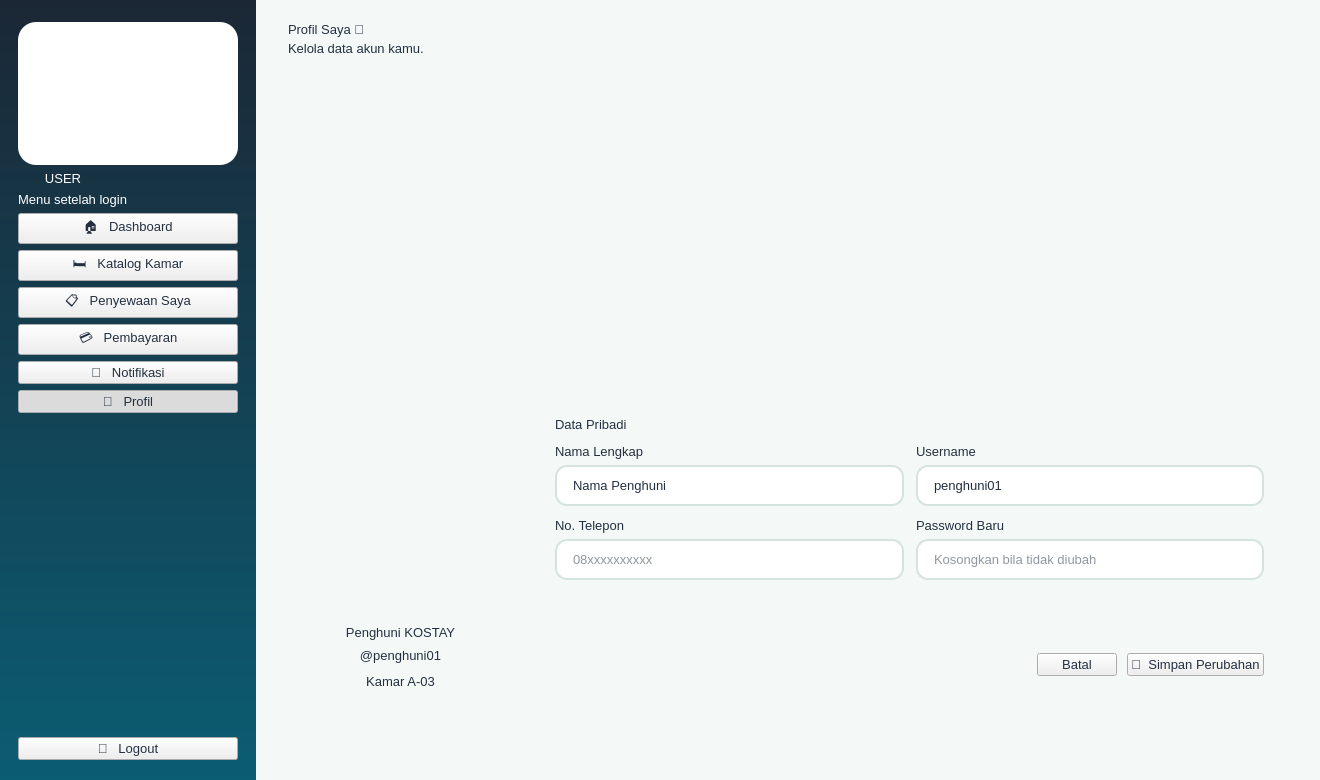
<?xml version="1.0" encoding="UTF-8"?>
<ui version="4.0">
 <class>Win_user_profil</class>
 <widget class="QMainWindow" name="Win_user_profil"><property name="geometry"><rect><x>0</x><y>0</y><width>1320</width><height>780</height></rect></property><property name="minimumSize"><size><width>1180</width><height>700</height></size></property><property name="windowTitle"><string>KOSTAY - Profil</string></property><property name="styleSheet"><string notr="true">
* { font-family: 'Segoe UI', 'Inter', sans-serif; font-size: 10pt; color: #243040; }
QMainWindow, QWidget#centralwidget { background: #F4F8F7; }
QLabel { background: transparent; }
QCheckBox { background: transparent; spacing: 8px; }
QScrollArea { background: transparent; border: none; }

QFrame#loginShell { background: #FFFFFF; border-radius: 28px; }
QFrame#brandPanel { background: qlineargradient(x1:0,y1:0,x2:1,y2:1, stop:0 #E9F8F2, stop:1 #CDEFF2); border-top-left-radius: 28px; border-bottom-left-radius: 28px; }
QWidget#centralwidgetLogin { background: qlineargradient(x1:0,y1:0,x2:1,y2:1, stop:0 #1B2735, stop:0.55 #0B5D73, stop:1 #12A87B); }

QFrame#sidebarUser, QFrame#sidebarAdmin { background: qlineargradient(x1:0,y1:0,x2:0,y2:1, stop:0 #1B2735, stop:1 #0B5D73); }
QFrame#sidebarUser QLabel, QFrame#sidebarAdmin QLabel { color: #FFFFFF; }
QFrame#logoCard { background: #FFFFFF; border-radius: 18px; }
QLabel[role="roleBadge"] { background: #F7A823; color: #1B2735; border-radius: 10px; padding: 4px 12px; font-weight: 800; letter-spacing: 2px; }
QFrame#sidebarUser QLabel[role="roleBadge"], QFrame#sidebarAdmin QLabel[role="roleBadge"] { color: #1B2735; }
QLabel[role="menuHint"] { color: #9FC3CB; font-size: 9pt; }
QPushButton[nav="true"] { color: #CFE3E6; text-align: left; padding: 13px 18px; border: none; border-radius: 12px; font-weight: 600; background: transparent; }
QPushButton[nav="true"]:hover { background: rgba(255,255,255,0.10); color: #FFFFFF; }
QPushButton[nav="true"]:checked { background: qlineargradient(x1:0,y1:0,x2:1,y2:0, stop:0 #12A87B, stop:1 #2DBE7E); color: #FFFFFF; }
QPushButton[nav="logout"] { color: #FFD9A0; text-align: left; padding: 12px 18px; border: 1px solid rgba(247,168,35,0.7); border-radius: 12px; font-weight: 700; background: transparent; }
QPushButton[nav="logout"]:hover { background: #F7A823; color: #1B2735; }

QFrame[card="white"] { background: #FFFFFF; border: 1px solid #E1ECE9; border-radius: 18px; }
QFrame[card="mint"] { background: qlineargradient(x1:0,y1:0,x2:1,y2:1, stop:0 #E3F7EF, stop:1 #D2EEF3); border: none; border-radius: 18px; }
QFrame[card="green"] { background: qlineargradient(x1:0,y1:0,x2:1,y2:1, stop:0 #12A87B, stop:1 #2DBE7E); border-radius: 18px; }
QFrame[card="navy"] { background: qlineargradient(x1:0,y1:0,x2:1,y2:1, stop:0 #1B2735, stop:1 #0B5D73); border-radius: 18px; }
QFrame[card="orange"] { background: qlineargradient(x1:0,y1:0,x2:1,y2:1, stop:0 #F7A823, stop:1 #FFC857); border-radius: 18px; }
QFrame[card="teal"] { background: qlineargradient(x1:0,y1:0,x2:1,y2:1, stop:0 #0B5D73, stop:1 #12A87B); border-radius: 18px; }
QFrame[card="green"] QLabel, QFrame[card="navy"] QLabel, QFrame[card="teal"] QLabel { color: #FFFFFF; }
QFrame[card="orange"] QLabel { color: #1B2735; }

QLabel[role="title"] { font-size: 22pt; font-weight: 800; color: #1B2735; }
QLabel[role="subtitle"] { font-size: 10.5pt; color: #6B7B8C; }
QLabel[role="section"] { font-size: 13pt; font-weight: 700; color: #1B2735; }
QLabel[role="statlabel"] { font-size: 10pt; font-weight: 600; }
QLabel[role="statvalue"] { font-size: 22pt; font-weight: 800; }
QLabel[role="statsub"] { font-size: 9pt; }
QLabel[role="price"] { font-size: 14pt; font-weight: 800; color: #12A87B; }
QLabel[role="roomname"] { font-size: 12pt; font-weight: 700; color: #1B2735; }
QLabel[role="muted"] { color: #6B7B8C; }
QLabel[role="fieldlabel"] { font-weight: 600; color: #1B2735; }
QLabel[role="emoji"] { font-size: 40pt; }
QLabel[role="chip_mint"] { background: #DFF5EC; color: #0B6B55; border-radius: 12px; padding: 6px 12px; font-weight: 600; }
QLabel[role="chip_green"] { background: #12A87B; color: #FFFFFF; border-radius: 12px; padding: 5px 12px; font-weight: 700; }
QLabel[role="chip_orange"] { background: #FFF0D2; color: #A8680A; border-radius: 12px; padding: 5px 12px; font-weight: 700; }
QLabel[role="chip_navy"] { background: #E4EAF0; color: #1B2735; border-radius: 12px; padding: 5px 12px; font-weight: 700; }
QFrame[card="roomimg"] { background: qlineargradient(x1:0,y1:0,x2:1,y2:1, stop:0 #D9F3EA, stop:1 #BFE6EE); border-radius: 14px; border: none; }
QFrame[card="roomimg"] QLabel { color: #0B5D73; }

QPushButton[variant="primary"] { background: qlineargradient(x1:0,y1:0,x2:1,y2:0, stop:0 #0B5D73, stop:1 #12A87B); color: #FFFFFF; border: none; border-radius: 12px; padding: 11px 22px; font-weight: 700; }
QPushButton[variant="primary"]:hover { background: qlineargradient(x1:0,y1:0,x2:1,y2:0, stop:0 #0E7390, stop:1 #1FC490); }
QPushButton[variant="accent"] { background: #F7A823; color: #1B2735; border: none; border-radius: 12px; padding: 11px 22px; font-weight: 700; }
QPushButton[variant="accent"]:hover { background: #FFB93F; }
QPushButton[variant="danger"] { background: #FDECEC; color: #D64545; border: 1px solid #F5BCBC; border-radius: 12px; padding: 11px 22px; font-weight: 700; }
QPushButton[variant="danger"]:hover { background: #D64545; color: #FFFFFF; }
QPushButton[variant="ghost"] { background: transparent; color: #0B5D73; border: 1.5px solid #0B5D73; border-radius: 12px; padding: 10px 22px; font-weight: 700; }
QPushButton[variant="ghost"]:hover { background: #0B5D73; color: #FFFFFF; }
QPushButton[variant="link"] { background: transparent; color: #12A87B; border: none; font-weight: 700; }
QPushButton[variant="link"]:hover { color: #0B5D73; text-decoration: underline; }

QLineEdit, QComboBox, QSpinBox, QDateEdit, QTextEdit { background: #FFFFFF; border: 1.5px solid #D5E3E0; border-radius: 12px; padding: 10px 14px; selection-background-color: #12A87B; }
QLineEdit:focus, QComboBox:focus, QSpinBox:focus, QDateEdit:focus, QTextEdit:focus { border: 1.5px solid #12A87B; }
QComboBox::drop-down, QDateEdit::drop-down { border: none; width: 28px; }
QCheckBox::indicator { width: 18px; height: 18px; border-radius: 5px; border: 1.5px solid #12A87B; background: #FFFFFF; }
QCheckBox::indicator:checked { background: #12A87B; }

QTableWidget { background: #FFFFFF; border: 1px solid #E1ECE9; border-radius: 14px; gridline-color: transparent; alternate-background-color: #F4FAF8; selection-background-color: #D9F3EA; selection-color: #1B2735; }
QTableWidget::item { padding: 10px; border: none; }
QHeaderView::section { background: #1B2735; color: #FFFFFF; padding: 12px 10px; border: none; font-weight: 700; }
QListWidget { background: #FFFFFF; border: 1px solid #E1ECE9; border-radius: 14px; padding: 8px; }
QListWidget::item { padding: 14px; border-bottom: 1px solid #EEF3F2; border-radius: 10px; }
QListWidget::item:selected { background: #D9F3EA; color: #1B2735; }
QProgressBar { background: rgba(255,255,255,0.25); border: none; border-radius: 6px; }
QProgressBar::chunk { background: #F7A823; border-radius: 6px; }
QFrame[card="white"] QProgressBar { background: #E1ECE9; }
QFrame[card="white"] QProgressBar::chunk { background: #12A87B; }
QScrollBar:vertical { background: transparent; width: 10px; }
QScrollBar::handle:vertical { background: #BFD6D1; border-radius: 5px; min-height: 30px; }
QScrollBar::add-line:vertical, QScrollBar::sub-line:vertical { height: 0; }
</string></property>
<widget class="QWidget" name="centralwidget"><layout class="QHBoxLayout" name="lay370" stretch="0,1"><property name="spacing"><number>0</number></property><property name="leftMargin"><number>0</number></property><property name="topMargin"><number>0</number></property><property name="rightMargin"><number>0</number></property><property name="bottomMargin"><number>0</number></property><item>
<widget class="QFrame" name="sidebarUser"><property name="minimumSize"><size><width>256</width><height>0</height></size></property><property name="maximumSize"><size><width>256</width><height>16777215</height></size></property><layout class="QVBoxLayout" name="lay368"><property name="spacing"><number>6</number></property><property name="leftMargin"><number>18</number></property><property name="topMargin"><number>22</number></property><property name="rightMargin"><number>18</number></property><property name="bottomMargin"><number>20</number></property><item>
<widget class="QFrame" name="logoCard"><layout class="QVBoxLayout" name="lay364"><property name="spacing"><number>0</number></property><property name="leftMargin"><number>10</number></property><property name="topMargin"><number>10</number></property><property name="rightMargin"><number>10</number></property><property name="bottomMargin"><number>10</number></property><item>
<widget class="QLabel" name="label363"><property name="pixmap"><pixmap>images/logo.png</pixmap></property><property name="scaledContents"><bool>true</bool></property><property name="minimumSize"><size><width>176</width><height>123</height></size></property><property name="maximumSize"><size><width>176</width><height>123</height></size></property><property name="text"><string></string></property></widget>
</item>
</layout></widget>
</item>
<item>
<widget class="QLabel" name="label365"><property name="text"><string>USER</string></property><property name="role" stdset="0"><string>roleBadge</string></property><property name="alignment"><set>Qt::AlignCenter</set></property><property name="maximumSize"><size><width>90</width><height>16777215</height></size></property></widget>
</item>
<item>
<widget class="QLabel" name="label366"><property name="text"><string>Menu setelah login</string></property><property name="role" stdset="0"><string>menuHint</string></property></widget>
</item>
<item>
<widget class="QPushButton" name="btnUserDashboard"><property name="text"><string>🏠   Dashboard</string></property><property name="cursor"><cursorShape>PointingHandCursor</cursorShape></property><property name="nav" stdset="0"><string>true</string></property><property name="checkable"><bool>true</bool></property><property name="autoExclusive"><bool>true</bool></property></widget>
</item>
<item>
<widget class="QPushButton" name="btnUserKatalog"><property name="text"><string>🛏️   Katalog Kamar</string></property><property name="cursor"><cursorShape>PointingHandCursor</cursorShape></property><property name="nav" stdset="0"><string>true</string></property><property name="checkable"><bool>true</bool></property><property name="autoExclusive"><bool>true</bool></property></widget>
</item>
<item>
<widget class="QPushButton" name="btnUserPenyewaan"><property name="text"><string>📋   Penyewaan Saya</string></property><property name="cursor"><cursorShape>PointingHandCursor</cursorShape></property><property name="nav" stdset="0"><string>true</string></property><property name="checkable"><bool>true</bool></property><property name="autoExclusive"><bool>true</bool></property></widget>
</item>
<item>
<widget class="QPushButton" name="btnUserPembayaran"><property name="text"><string>💳   Pembayaran</string></property><property name="cursor"><cursorShape>PointingHandCursor</cursorShape></property><property name="nav" stdset="0"><string>true</string></property><property name="checkable"><bool>true</bool></property><property name="autoExclusive"><bool>true</bool></property></widget>
</item>
<item>
<widget class="QPushButton" name="btnUserNotifikasi"><property name="text"><string>🔔   Notifikasi</string></property><property name="cursor"><cursorShape>PointingHandCursor</cursorShape></property><property name="nav" stdset="0"><string>true</string></property><property name="checkable"><bool>true</bool></property><property name="autoExclusive"><bool>true</bool></property></widget>
</item>
<item>
<widget class="QPushButton" name="btnUserProfil"><property name="text"><string>👤   Profil</string></property><property name="cursor"><cursorShape>PointingHandCursor</cursorShape></property><property name="nav" stdset="0"><string>true</string></property><property name="checkable"><bool>true</bool></property><property name="autoExclusive"><bool>true</bool></property><property name="checked"><bool>true</bool></property></widget>
</item>
<item><spacer name="sp367"><property name="orientation"><enum>Qt::Vertical</enum></property><property name="sizeHint" stdset="0"><size><width>20</width><height>40</height></size></property></spacer></item>
<item>
<widget class="QPushButton" name="btnUserLogout"><property name="text"><string>🚪   Logout</string></property><property name="cursor"><cursorShape>PointingHandCursor</cursorShape></property><property name="nav" stdset="0"><string>logout</string></property></widget>
</item>
</layout></widget>
</item>
<item>
<widget class="QWidget" name="content369"><layout class="QVBoxLayout" name="lay362"><property name="spacing"><number>16</number></property><property name="leftMargin"><number>32</number></property><property name="topMargin"><number>22</number></property><property name="rightMargin"><number>32</number></property><property name="bottomMargin"><number>24</number></property><item><layout class="QHBoxLayout" name="lay361"><property name="spacing"><number>12</number></property><property name="leftMargin"><number>0</number></property><property name="topMargin"><number>0</number></property><property name="rightMargin"><number>0</number></property><property name="bottomMargin"><number>0</number></property><item><layout class="QVBoxLayout" name="lay358"><property name="spacing"><number>4</number></property><property name="leftMargin"><number>0</number></property><property name="topMargin"><number>0</number></property><property name="rightMargin"><number>0</number></property><property name="bottomMargin"><number>0</number></property><item>
<widget class="QLabel" name="label355"><property name="text"><string>Profil Saya 👤</string></property><property name="role" stdset="0"><string>title</string></property></widget>
</item>
<item>
<widget class="QLabel" name="label356"><property name="text"><string>Kelola data akun kamu.</string></property><property name="role" stdset="0"><string>subtitle</string></property></widget>
</item>
<item><spacer name="sp357"><property name="orientation"><enum>Qt::Vertical</enum></property><property name="sizeHint" stdset="0"><size><width>20</width><height>4</height></size></property></spacer></item>
</layout></item>
<item><spacer name="sp359"><property name="orientation"><enum>Qt::Horizontal</enum></property><property name="sizeHint" stdset="0"><size><width>20</width><height>20</height></size></property></spacer></item>
<item>
<widget class="QLabel" name="label360"><property name="pixmap"><pixmap>images/mascot_6.png</pixmap></property><property name="scaledContents"><bool>true</bool></property><property name="minimumSize"><size><width>54</width><height>90</height></size></property><property name="maximumSize"><size><width>54</width><height>90</height></size></property><property name="text"><string></string></property></widget>
</item>
</layout></item>
<item><layout class="QHBoxLayout" name="lay354" stretch="0,1"><property name="spacing"><number>18</number></property><property name="leftMargin"><number>0</number></property><property name="topMargin"><number>0</number></property><property name="rightMargin"><number>0</number></property><property name="bottomMargin"><number>0</number></property><item>
<widget class="QFrame" name="cardAvatar"><property name="card" stdset="0"><string>mint</string></property><property name="maximumSize"><size><width>320</width><height>16777215</height></size></property><layout class="QVBoxLayout" name="lay337"><property name="spacing"><number>8</number></property><property name="leftMargin"><number>24</number></property><property name="topMargin"><number>20</number></property><property name="rightMargin"><number>24</number></property><property name="bottomMargin"><number>20</number></property><item><layout class="QHBoxLayout" name="lay329"><property name="spacing"><number>10</number></property><property name="leftMargin"><number>0</number></property><property name="topMargin"><number>0</number></property><property name="rightMargin"><number>0</number></property><property name="bottomMargin"><number>0</number></property><item><spacer name="sp326"><property name="orientation"><enum>Qt::Horizontal</enum></property><property name="sizeHint" stdset="0"><size><width>20</width><height>20</height></size></property></spacer></item>
<item>
<widget class="QLabel" name="label327"><property name="pixmap"><pixmap>images/mascot_5.png</pixmap></property><property name="scaledContents"><bool>true</bool></property><property name="minimumSize"><size><width>137</width><height>200</height></size></property><property name="maximumSize"><size><width>137</width><height>200</height></size></property><property name="text"><string></string></property></widget>
</item>
<item><spacer name="sp328"><property name="orientation"><enum>Qt::Horizontal</enum></property><property name="sizeHint" stdset="0"><size><width>20</width><height>20</height></size></property></spacer></item>
</layout></item>
<item>
<widget class="QLabel" name="label330"><property name="text"><string>Penghuni KOSTAY</string></property><property name="role" stdset="0"><string>roomname</string></property><property name="alignment"><set>Qt::AlignCenter</set></property></widget>
</item>
<item>
<widget class="QLabel" name="label331"><property name="text"><string>@penghuni01</string></property><property name="role" stdset="0"><string>muted</string></property><property name="alignment"><set>Qt::AlignCenter</set></property></widget>
</item>
<item><layout class="QHBoxLayout" name="lay335"><property name="spacing"><number>10</number></property><property name="leftMargin"><number>0</number></property><property name="topMargin"><number>0</number></property><property name="rightMargin"><number>0</number></property><property name="bottomMargin"><number>0</number></property><item><spacer name="sp332"><property name="orientation"><enum>Qt::Horizontal</enum></property><property name="sizeHint" stdset="0"><size><width>20</width><height>20</height></size></property></spacer></item>
<item>
<widget class="QLabel" name="label333"><property name="text"><string>Kamar A-03</string></property><property name="role" stdset="0"><string>chip_green</string></property><property name="alignment"><set>Qt::AlignCenter</set></property></widget>
</item>
<item><spacer name="sp334"><property name="orientation"><enum>Qt::Horizontal</enum></property><property name="sizeHint" stdset="0"><size><width>20</width><height>20</height></size></property></spacer></item>
</layout></item>
<item><spacer name="sp336"><property name="orientation"><enum>Qt::Vertical</enum></property><property name="sizeHint" stdset="0"><size><width>20</width><height>10</height></size></property></spacer></item>
</layout></widget>
</item>
<item>
<widget class="QFrame" name="cardProfil"><property name="card" stdset="0"><string>white</string></property><layout class="QVBoxLayout" name="lay353"><property name="spacing"><number>12</number></property><property name="leftMargin"><number>24</number></property><property name="topMargin"><number>20</number></property><property name="rightMargin"><number>24</number></property><property name="bottomMargin"><number>20</number></property><item>
<widget class="QLabel" name="label338"><property name="text"><string>Data Pribadi</string></property><property name="role" stdset="0"><string>section</string></property></widget>
</item>
<item><layout class="QHBoxLayout" name="lay343"><property name="spacing"><number>12</number></property><property name="leftMargin"><number>0</number></property><property name="topMargin"><number>0</number></property><property name="rightMargin"><number>0</number></property><property name="bottomMargin"><number>0</number></property><item><layout class="QVBoxLayout" name="lay340"><property name="spacing"><number>6</number></property><property name="leftMargin"><number>0</number></property><property name="topMargin"><number>0</number></property><property name="rightMargin"><number>0</number></property><property name="bottomMargin"><number>0</number></property><item>
<widget class="QLabel" name="label339"><property name="text"><string>Nama Lengkap</string></property><property name="role" stdset="0"><string>fieldlabel</string></property></widget>
</item>
<item>
<widget class="QLineEdit" name="txtProfNama"><property name="text"><string>Nama Penghuni</string></property></widget>
</item>
</layout></item>
<item><layout class="QVBoxLayout" name="lay342"><property name="spacing"><number>6</number></property><property name="leftMargin"><number>0</number></property><property name="topMargin"><number>0</number></property><property name="rightMargin"><number>0</number></property><property name="bottomMargin"><number>0</number></property><item>
<widget class="QLabel" name="label341"><property name="text"><string>Username</string></property><property name="role" stdset="0"><string>fieldlabel</string></property></widget>
</item>
<item>
<widget class="QLineEdit" name="txtProfUser"><property name="text"><string>penghuni01</string></property></widget>
</item>
</layout></item>
</layout></item>
<item><layout class="QHBoxLayout" name="lay348"><property name="spacing"><number>12</number></property><property name="leftMargin"><number>0</number></property><property name="topMargin"><number>0</number></property><property name="rightMargin"><number>0</number></property><property name="bottomMargin"><number>0</number></property><item><layout class="QVBoxLayout" name="lay345"><property name="spacing"><number>6</number></property><property name="leftMargin"><number>0</number></property><property name="topMargin"><number>0</number></property><property name="rightMargin"><number>0</number></property><property name="bottomMargin"><number>0</number></property><item>
<widget class="QLabel" name="label344"><property name="text"><string>No. Telepon</string></property><property name="role" stdset="0"><string>fieldlabel</string></property></widget>
</item>
<item>
<widget class="QLineEdit" name="txtProfHp"><property name="placeholderText"><string>08xxxxxxxxxx</string></property></widget>
</item>
</layout></item>
<item><layout class="QVBoxLayout" name="lay347"><property name="spacing"><number>6</number></property><property name="leftMargin"><number>0</number></property><property name="topMargin"><number>0</number></property><property name="rightMargin"><number>0</number></property><property name="bottomMargin"><number>0</number></property><item>
<widget class="QLabel" name="label346"><property name="text"><string>Password Baru</string></property><property name="role" stdset="0"><string>fieldlabel</string></property></widget>
</item>
<item>
<widget class="QLineEdit" name="txtProfPass"><property name="placeholderText"><string>Kosongkan bila tidak diubah</string></property><property name="echoMode"><enum>QLineEdit::Password</enum></property></widget>
</item>
</layout></item>
</layout></item>
<item><spacer name="sp349"><property name="orientation"><enum>Qt::Vertical</enum></property><property name="sizeHint" stdset="0"><size><width>20</width><height>10</height></size></property></spacer></item>
<item><layout class="QHBoxLayout" name="lay351"><property name="spacing"><number>10</number></property><property name="leftMargin"><number>0</number></property><property name="topMargin"><number>0</number></property><property name="rightMargin"><number>0</number></property><property name="bottomMargin"><number>0</number></property><item><spacer name="sp350"><property name="orientation"><enum>Qt::Horizontal</enum></property><property name="sizeHint" stdset="0"><size><width>20</width><height>20</height></size></property></spacer></item>
<item>
<widget class="QPushButton" name="btnProfBatal"><property name="text"><string>Batal</string></property><property name="cursor"><cursorShape>PointingHandCursor</cursorShape></property><property name="variant" stdset="0"><string>ghost</string></property></widget>
</item>
<item>
<widget class="QPushButton" name="btnProfSimpan"><property name="text"><string>💾  Simpan Perubahan</string></property><property name="cursor"><cursorShape>PointingHandCursor</cursorShape></property><property name="variant" stdset="0"><string>primary</string></property></widget>
</item>
</layout></item>
<item><spacer name="sp352"><property name="orientation"><enum>Qt::Vertical</enum></property><property name="sizeHint" stdset="0"><size><width>20</width><height>10</height></size></property></spacer></item>
</layout></widget>
</item>
</layout></item>
</layout></widget>
</item>
</layout></widget>
</widget>
 <resources/>
 <connections/>
</ui>
